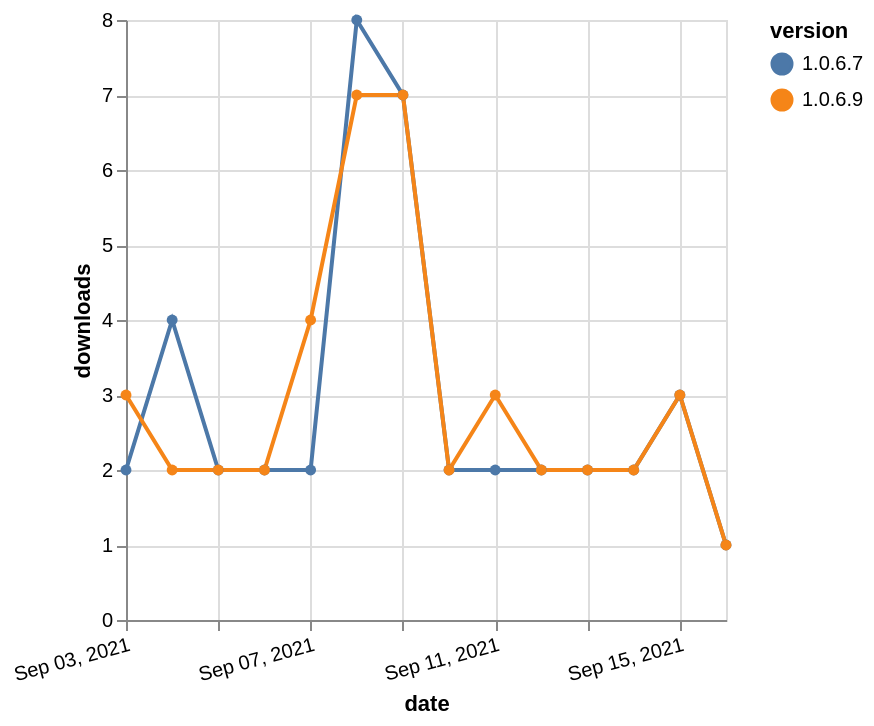

Express this chart as Vega-Lite.
### Vega-Lite specification from a JSON file in a GitHub repository (floating-point values rounded to 4 significant figures)
{"$schema": "https://vega.github.io/schema/vega-lite/v5.json", "description": "A simple bar chart with embedded data.", "data": {"values": [{"date": "2021-09-03", "total": 977, "delta": 2, "version": "1.0.6.7"}, {"date": "2021-09-04", "total": 981, "delta": 4, "version": "1.0.6.7"}, {"date": "2021-09-05", "total": 983, "delta": 2, "version": "1.0.6.7"}, {"date": "2021-09-06", "total": 985, "delta": 2, "version": "1.0.6.7"}, {"date": "2021-09-07", "total": 987, "delta": 2, "version": "1.0.6.7"}, {"date": "2021-09-08", "total": 995, "delta": 8, "version": "1.0.6.7"}, {"date": "2021-09-09", "total": 1002, "delta": 7, "version": "1.0.6.7"}, {"date": "2021-09-10", "total": 1004, "delta": 2, "version": "1.0.6.7"}, {"date": "2021-09-11", "total": 1006, "delta": 2, "version": "1.0.6.7"}, {"date": "2021-09-12", "total": 1008, "delta": 2, "version": "1.0.6.7"}, {"date": "2021-09-13", "total": 1010, "delta": 2, "version": "1.0.6.7"}, {"date": "2021-09-14", "total": 1012, "delta": 2, "version": "1.0.6.7"}, {"date": "2021-09-15", "total": 1015, "delta": 3, "version": "1.0.6.7"}, {"date": "2021-09-16", "total": 1016, "delta": 1, "version": "1.0.6.7"}, {"date": "2021-09-03", "total": 751, "delta": 3, "version": "1.0.6.9"}, {"date": "2021-09-04", "total": 753, "delta": 2, "version": "1.0.6.9"}, {"date": "2021-09-05", "total": 755, "delta": 2, "version": "1.0.6.9"}, {"date": "2021-09-06", "total": 757, "delta": 2, "version": "1.0.6.9"}, {"date": "2021-09-07", "total": 761, "delta": 4, "version": "1.0.6.9"}, {"date": "2021-09-08", "total": 768, "delta": 7, "version": "1.0.6.9"}, {"date": "2021-09-09", "total": 775, "delta": 7, "version": "1.0.6.9"}, {"date": "2021-09-10", "total": 777, "delta": 2, "version": "1.0.6.9"}, {"date": "2021-09-11", "total": 780, "delta": 3, "version": "1.0.6.9"}, {"date": "2021-09-12", "total": 782, "delta": 2, "version": "1.0.6.9"}, {"date": "2021-09-13", "total": 784, "delta": 2, "version": "1.0.6.9"}, {"date": "2021-09-14", "total": 786, "delta": 2, "version": "1.0.6.9"}, {"date": "2021-09-15", "total": 789, "delta": 3, "version": "1.0.6.9"}, {"date": "2021-09-16", "total": 790, "delta": 1, "version": "1.0.6.9"}]}, "width": "container", "mark": {"type": "line", "point": {"filled": true}}, "encoding": {"x": {"field": "date", "type": "temporal", "timeUnit": "yearmonthdate", "title": "date", "axis": {"labelAngle": -15}}, "y": {"field": "delta", "type": "quantitative", "title": "downloads"}, "color": {"field": "version", "type": "nominal"}, "tooltip": {"field": "delta"}}}
